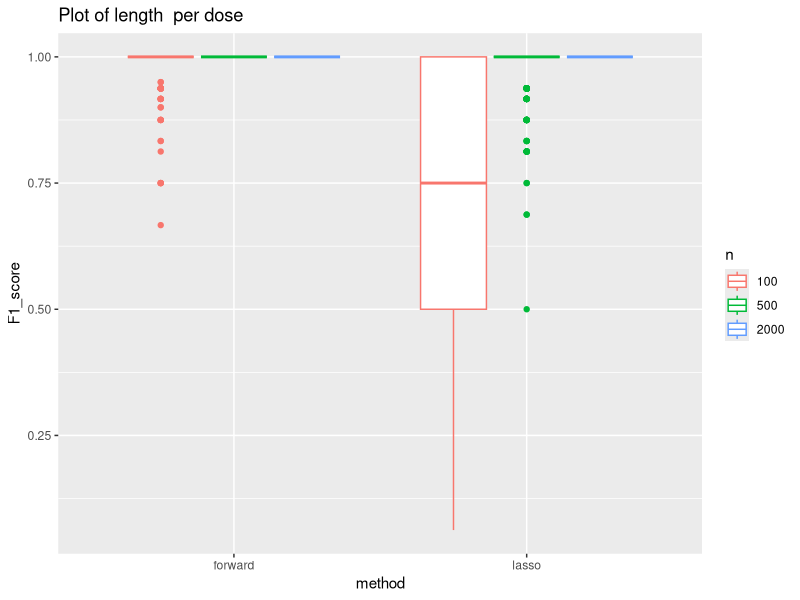
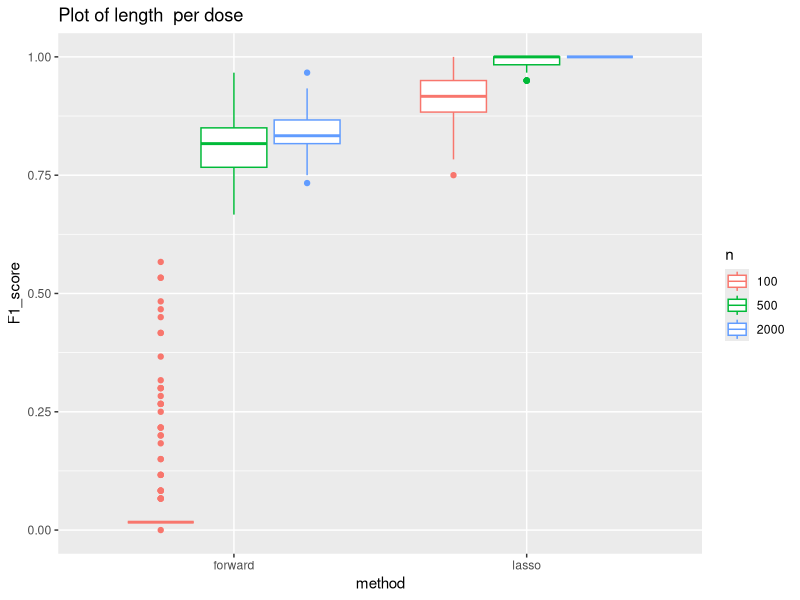
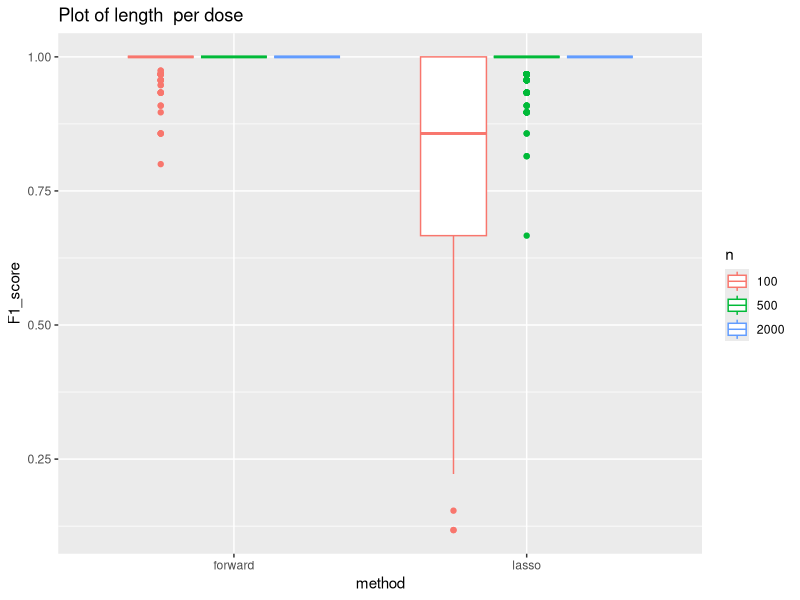
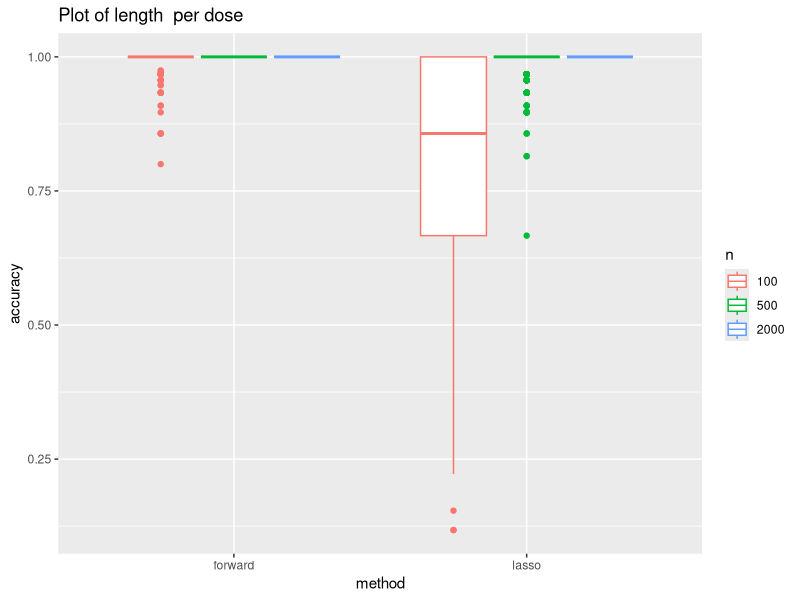
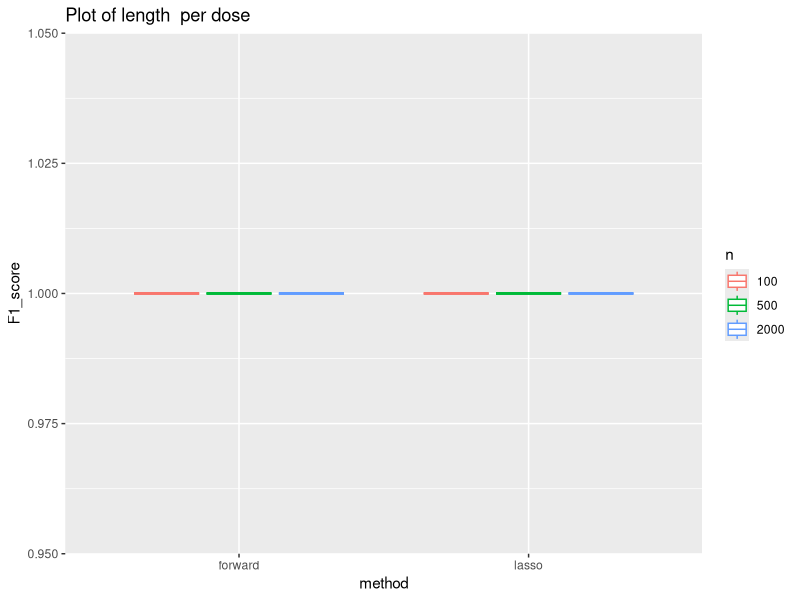
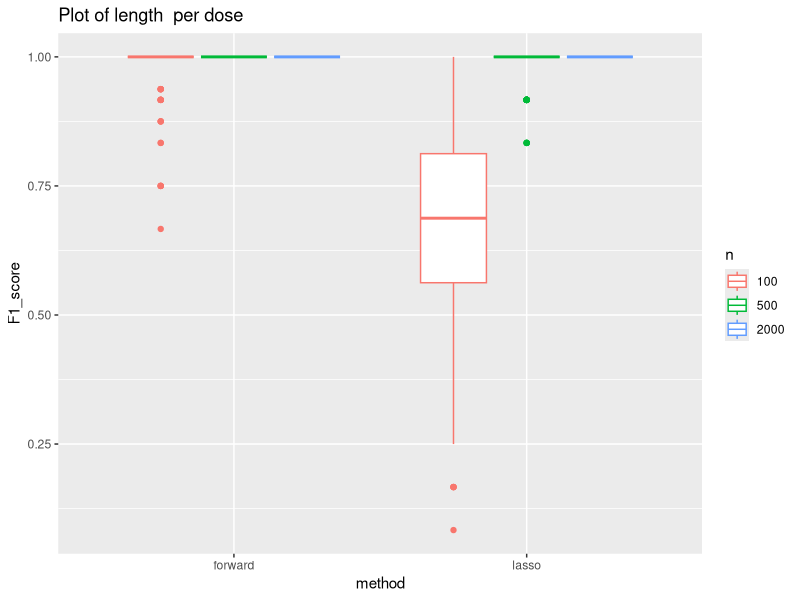
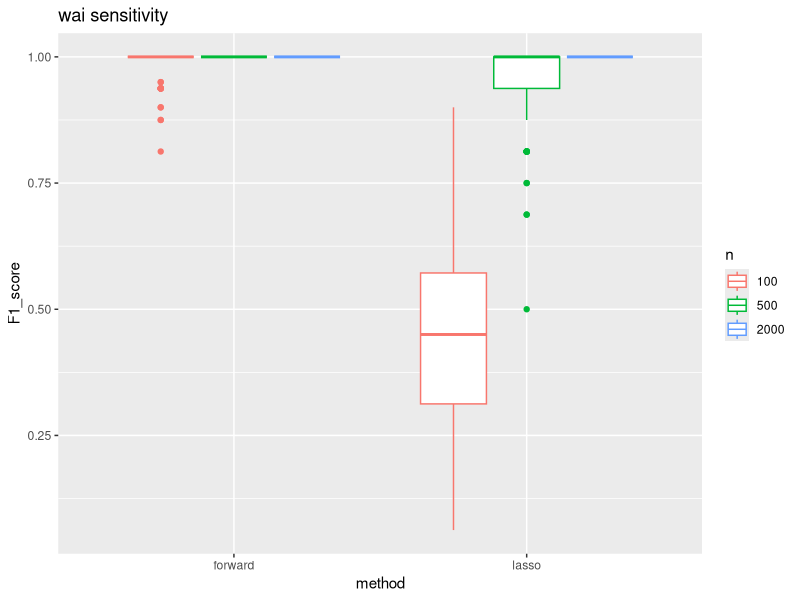
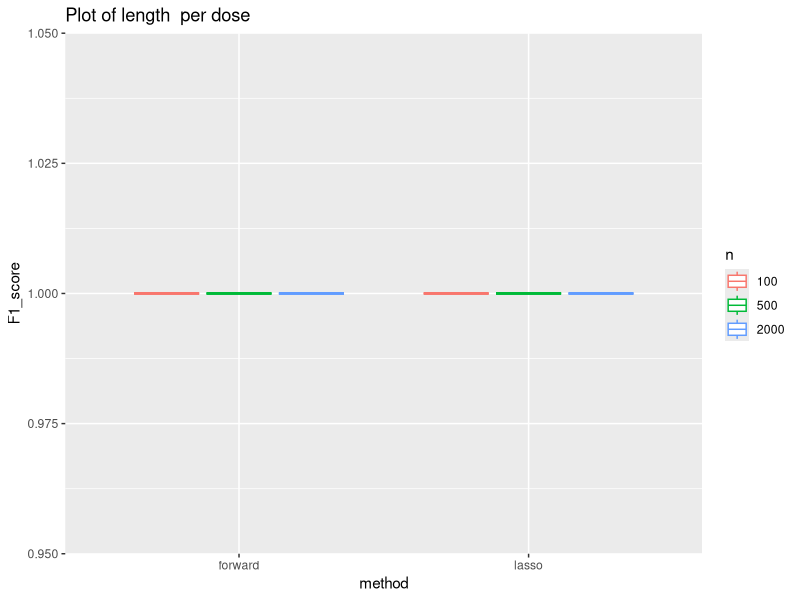

These charts were generated, in order, by the following R code:
## ---- chunk 1
knitr::opts_chunk$set(echo = TRUE)
library(tidyverse)
## ---- chunk 2
# Load parameter data
param_1 = read_csv("parameter_estimate.csv")
param_2 = read_csv("parameter_estimate2.csv")
param_estimate = rbind(param_1, param_2)

# Output table
fit_result = 
  param_estimate %>% 
    mutate(
      n = factor(n),
      ratio = factor(ratio),
      notnull = ifelse(type == "null", 0, 1),
      notnull_est = ifelse(abs(estimate) > 0, 1, 0),
      identify =
        case_when(
          notnull == 1 & notnull_est == 1 ~ "TP",
          notnull == 1 & notnull_est == 0 ~ "FN",
          notnull == 0 & notnull_est == 1 ~ "FP",
          notnull == 0 & notnull_est == 0 ~ "TN"
        )
    ) %>% 
    group_by(sim_time, n, p, ratio, method, type) %>% 
    summarize(
      sensitivity = sum(identify == "TP")/(sum(identify == "TP") + sum(identify == "FN")),
      specificity = sum(identify == "TN")/(sum(identify == "TN") + sum(identify == "FP")),
      precision = sum(identify == "TP")/(sum(identify == "TP") + sum(identify == "FP")),
      accuracy = (sum(identify == "TP") + sum(identify == "TN"))/
        (sum(identify == "TP") + sum(identify == "FP") + sum(identify == "TN") + sum(identify == "FN")),
      F1_score = 2 * precision * sensitivity / (precision + sensitivity)
    )
## ---- chunk 3
# compare all signals

# compare sensitivity
ggplot(fit_result, aes(x = method, y = sensitivity, color = n)) + 
  geom_boxplot() +
  theme(legend.position = "right") +
  labs(title = "Plot of length  per dose",x = "method", y = "F1_score")

# compare specificity
ggplot(fit_result, aes(x = method, y = specificity, color = n)) + 
  geom_boxplot() +
  theme(legend.position = "right") +
  labs(title = "Plot of length  per dose",x = "method", y = "F1_score")

# compare f1 score
ggplot(fit_result, aes(x = method, y = F1_score, color = n)) + 
  geom_boxplot() +
  theme(legend.position = "right") +
  labs(title = "Plot of length  per dose",x = "method", y = "F1_score")

# compare accuracy
ggplot(fit_result, aes(x = method, y = F1_score, color = n)) + 
  geom_boxplot() +
  theme(legend.position = "right") +
  labs(title = "Plot of length  per dose",x = "method", y = "accuracy")
## ---- chunk 4
# compare different signals

# strong
ggplot(fit_result %>% filter(type == "strong"), aes(x = method, y = sensitivity, color = n)) + 
  geom_boxplot() +
  theme(legend.position = "right") +
  labs(title = "Plot of length  per dose",x = "method", y = "F1_score")

# wbc
ggplot(fit_result %>% filter(type == "wbc"), aes(x = method, y = sensitivity, color = n)) + 
  geom_boxplot() +
  theme(legend.position = "right") +
  labs(title = "Plot of length  per dose",x = "method", y = "F1_score")

# wai
ggplot(fit_result %>% filter(type == "wai"), aes(x = method, y = sensitivity, color = n)) + 
  geom_boxplot() +
  theme(legend.position = "right") +
  labs(title = "wai sensitivity",x = "method", y = "F1_score")

# strong
ggplot(fit_result %>% filter(type == "strong"), aes(x = method, y = accuracy, color = n)) + 
  geom_boxplot() +
  theme(legend.position = "right") +
  labs(title = "Plot of length  per dose",x = "method", y = "F1_score")

# wbc
ggplot(fit_result %>% filter(type == "wbc"), aes(x = method, y = accuracy, color = n)) + 
  geom_boxplot() +
  theme(legend.position = "right") +
  labs(title = "Plot of length  per dose",x = "method", y = "F1_score")

# wai
ggplot(fit_result %>% filter(type == "wai"), aes(x = method, y = accuracy, color = n)) + 
  geom_boxplot() +
  theme(legend.position = "right") +
  labs(title = "Plot of length  per dose",x = "method", y = "F1_score")
